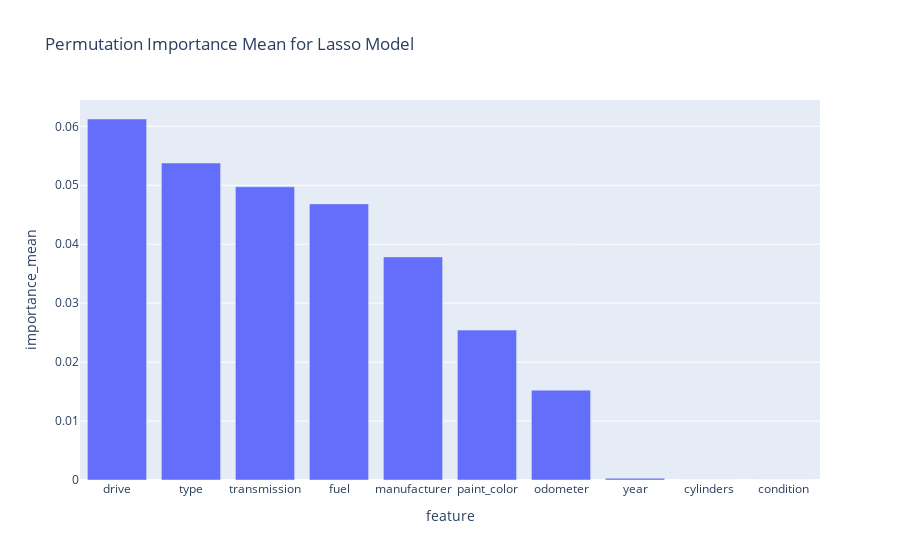

The code cell stored with this chart in its notebook:
### Code cell
px.bar(df2, x='feature', y='importance_mean', title='Permutation Importance Mean for Lasso Model')

### Figure 1 — Plotly figure (JSON) as saved in the notebook; plotly's stock layout.template omitted (floating-point values rounded to 4 significant figures)
{"data": [{"alignmentgroup": "True", "hovertemplate": "feature=%{x}<br>importance_mean=%{y}<extra></extra>", "legendgroup": "", "marker": {"color": "#636efa", "pattern": {"shape": ""}}, "name": "", "offsetgroup": "", "orientation": "v", "showlegend": false, "textposition": "auto", "type": "bar", "x": ["drive", "type", "transmission", "fuel", "manufacturer", "paint_color", "odometer", "year", "cylinders", "condition"], "xaxis": "x", "y": [0.06124, 0.05376, 0.04975, 0.04684, 0.03785, 0.02543, 0.01524, 0.0003016, 0, 0], "yaxis": "y"}], "layout": {"barmode": "relative", "legend": {"tracegroupgap": 0}, "title": {"text": "Permutation Importance Mean for Lasso Model"}, "xaxis": {"anchor": "y", "domain": [0, 1], "title": {"text": "feature"}}, "yaxis": {"anchor": "x", "domain": [0, 1], "title": {"text": "importance_mean"}}}}
